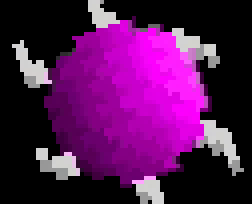
#> input picture resources/mobs/spinner0.png, 63 x 51 px (shown 4 times larger)
$ python spinner.py
#> lines starting #> are read from the running program, lines starting #| are printed output that depends on the picture
# import the Python Image
# processing Library
from PIL import Image

# Giving The Original image Directory
# Specified
Original_Image = Image.open("../mobs/spinner0.png")
#> Original_Image is the input picture: PIL image 63x51 RGB; mean R, G, B 83.9, 20.5, 84

for i in range(20):
    # Rotate Image By 180 Degree
    rotated_image = Original_Image.rotate(i*18)

    rotated_image.save(f"../mobs/test/spinner{i+1}.png")
#> this loop made 20 passes
#> pass 2, `rotated_image = Original_Image.rotate(i*18)`:
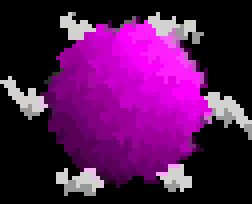
#> rotated_image: PIL image 63x51 RGB (shown 4 times larger); mean R, G, B 83.8, 20.4, 83.9
#> pass 3, `rotated_image = Original_Image.rotate(i*18)`:
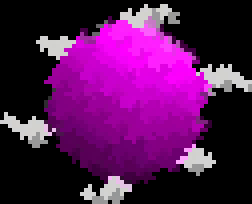
#> rotated_image: PIL image 63x51 RGB (shown 4 times larger); mean R, G, B 83.5, 20, 83.6
#> after the loop:
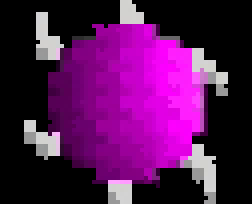
#> rotated_image: PIL image 63x51 RGB (shown 4 times larger); mean R, G, B 83.6, 20.1, 83.7

$ run again, with resources/mobs/spinner2.png copied over resources/mobs/spinner0.png
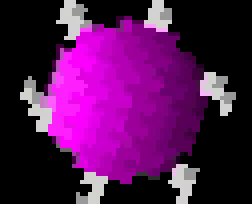
#> input picture resources/mobs/spinner2.png, 63 x 51 px (shown 4 times larger)
#> Original_Image is the input picture: PIL image 63x51 RGB; mean R, G, B 82.9, 19.4, 83
#> the loop `for i in range(20):` made 20 passes
#> pass 3, `rotated_image = Original_Image.rotate(i*18)`:
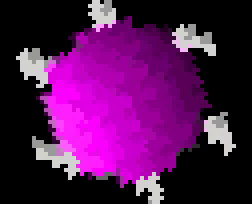
#> rotated_image: PIL image 63x51 RGB (shown 4 times larger); mean R, G, B 82.5, 18.9, 82.6
#> after the loop `for i in range(20):`:
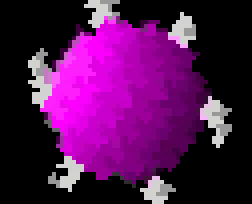
#> rotated_image: PIL image 63x51 RGB (shown 4 times larger); mean R, G, B 81.3, 17.9, 81.4

$ run again, with resources/mobs/spinner3.png copied over resources/mobs/spinner0.png
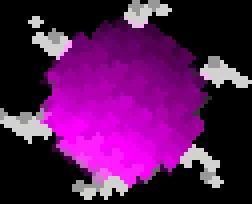
#> input picture resources/mobs/spinner3.png, 63 x 51 px (shown 4 times larger)
#> Original_Image is the input picture: PIL image 63x51 RGB; mean R, G, B 85.7, 22.1, 85.8
#> the loop `for i in range(20):` made 20 passes
#> pass 3, `rotated_image = Original_Image.rotate(i*18)`:
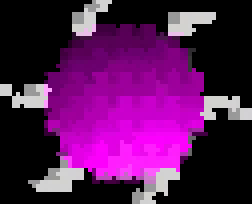
#> rotated_image: PIL image 63x51 RGB (shown 4 times larger); mean R, G, B 86, 22.4, 86.1
#> after the loop `for i in range(20):`:
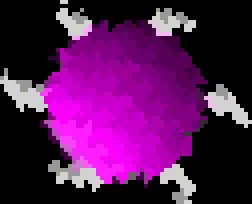
#> rotated_image: PIL image 63x51 RGB (shown 4 times larger); mean R, G, B 84.9, 21.6, 85

$ run again, with resources/mobs/spinner4.png copied over resources/mobs/spinner0.png
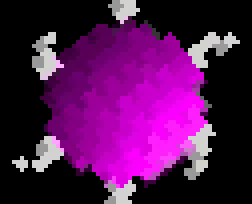
#> input picture resources/mobs/spinner4.png, 63 x 51 px (shown 4 times larger)
#> Original_Image is the input picture: PIL image 63x51 RGB; mean R, G, B 82.5, 19, 82.6
#> the loop `for i in range(20):` made 20 passes
#> pass 3, `rotated_image = Original_Image.rotate(i*18)`:
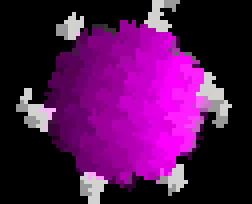
#> rotated_image: PIL image 63x51 RGB (shown 4 times larger); mean R, G, B 80.5, 17.1, 80.7
#> after the loop `for i in range(20):`:
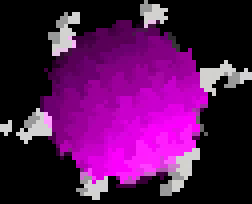
#> rotated_image: PIL image 63x51 RGB (shown 4 times larger); mean R, G, B 82.4, 18.9, 82.5
